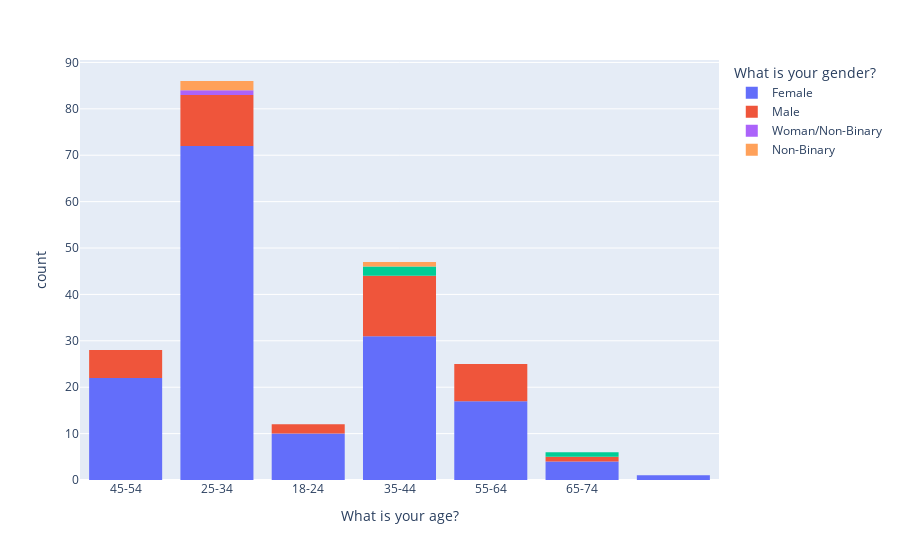

This figure's notebook cell:
### Code cell
fig = px.histogram(dei, x="What is your age?", color="What is your gender?", #marginal="box", # can be `box`, `violin`
                         hover_data=dei.columns)
fig.show()

### Figure 1 — Plotly figure (JSON) as saved in the notebook; plotly's stock layout.template omitted (floating-point values rounded to 4 significant figures; data arrays with more than 128 entries replaced by an {"elided": "..."} marker saying what was removed)
{"data": [{"alignmentgroup": "True", "bingroup": "x", "hovertemplate": "What is your gender?=Female<br>What is your age?=%{x}<br>count=%{y}<extra></extra>", "legendgroup": "Female", "marker": {"color": "#636efa"}, "name": "Female", "offsetgroup": "Female", "orientation": "v", "showlegend": true, "type": "histogram", "x": {"elided": "157 str values"}, "xaxis": "x", "yaxis": "y"}, {"alignmentgroup": "True", "bingroup": "x", "hovertemplate": "What is your gender?=Male<br>What is your age?=%{x}<br>count=%{y}<extra></extra>", "legendgroup": "Male", "marker": {"color": "#EF553B"}, "name": "Male", "offsetgroup": "Male", "orientation": "v", "showlegend": true, "type": "histogram", "x": ["25-34", "45-54", "25-34", "25-34", "35-44", "25-34", "18-24", "45-54", "45-54", "35-44", "35-44", "65-74", "35-44", "55-64", "25-34", "55-64", "45-54", "18-24", "35-44", "25-34", "35-44", "25-34", "55-64", "55-64", "45-54", "35-44", "55-64", "35-44", "55-64", "35-44", "25-34", "35-44", "35-44", "55-64", "35-44", "55-64", "25-34", "25-34", "25-34", "35-44", "45-54"], "xaxis": "x", "yaxis": "y"}, {"alignmentgroup": "True", "bingroup": "x", "hovertemplate": "What is your gender?=<br>What is your age?=%{x}<br>count=%{y}<extra></extra>", "legendgroup": "", "marker": {"color": "#00cc96"}, "name": "", "offsetgroup": "", "orientation": "v", "showlegend": false, "type": "histogram", "x": ["35-44", "65-74", "35-44"], "xaxis": "x", "yaxis": "y"}, {"alignmentgroup": "True", "bingroup": "x", "hovertemplate": "What is your gender?=Woman/Non-Binary<br>What is your age?=%{x}<br>count=%{y}<extra></extra>", "legendgroup": "Woman/Non-Binary", "marker": {"color": "#ab63fa"}, "name": "Woman/Non-Binary", "offsetgroup": "Woman/Non-Binary", "orientation": "v", "showlegend": true, "type": "histogram", "x": ["25-34"], "xaxis": "x", "yaxis": "y"}, {"alignmentgroup": "True", "bingroup": "x", "hovertemplate": "What is your gender?=Non-Binary<br>What is your age?=%{x}<br>count=%{y}<extra></extra>", "legendgroup": "Non-Binary", "marker": {"color": "#FFA15A"}, "name": "Non-Binary", "offsetgroup": "Non-Binary", "orientation": "v", "showlegend": true, "type": "histogram", "x": ["25-34", "35-44", "25-34"], "xaxis": "x", "yaxis": "y"}], "layout": {"barmode": "relative", "legend": {"title": {"text": "What is your gender?"}, "tracegroupgap": 0}, "margin": {"t": 60}, "xaxis": {"anchor": "y", "domain": [0, 1], "title": {"text": "What is your age?"}}, "yaxis": {"anchor": "x", "domain": [0, 1], "title": {"text": "count"}}}}
